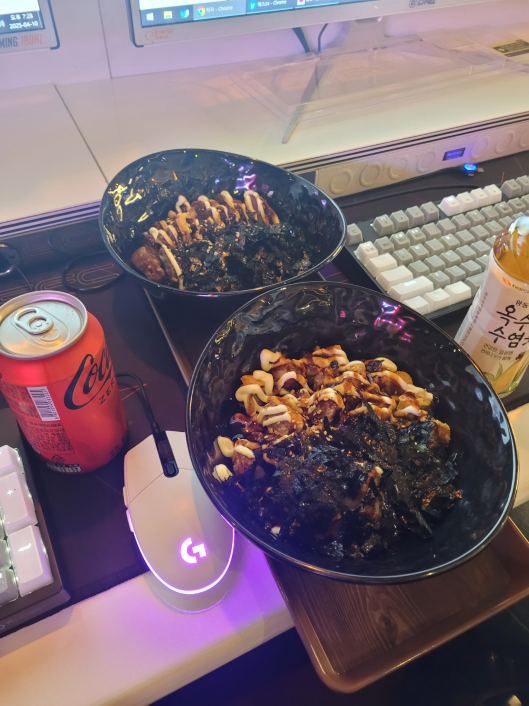
#> input picture data/raw_MAB_img_data/KakaoTalk_20250414_120534890.jpg, 1058 x 1411 px (shown at 1/2 size); its folder holds 4 pictures in this run
$ python img_indexing.py
#> lines starting #> are read from the running program, lines starting #| are printed output that depends on the picture
import os
from PIL import Image, ExifTags
"""
1st step

이미지 폴더 내 모든 이미지 파일을 순차적으로 불러와서
EXIF 정보를 확인하여 회전 정보에 따라 이미지를 변환한 후
새로운 폴더에 저장 숫자(인덱스)로 이름을 변경하여 저장하는 코드
"""

# 원본 이미지 폴더 경로
image_folder = "./data/raw_MAB_img_data"
# 저장할 폴더 (없으면 생성)
output_folder = "./data/MAB_data/img"
os.makedirs(output_folder, exist_ok=True)

# 폴더 내 모든 이미지 파일 가져오기
image_files = sorted([f for f in os.listdir(image_folder) if f.lower().endswith(('png', 'jpg', 'jpeg'))])

# 이미지 순차적으로 저장
for i, filename in enumerate(image_files, start=1):
    image_path = os.path.join(image_folder, filename)
    output_path = os.path.join(output_folder, f"{i:03d}.jpg")  # 001, 002, ... 형식

    # 이미지 열기
    with Image.open(image_path) as img:
        # EXIF 데이터 가져오기
#> img is the input picture: PIL image 1058x1411 RGB; mean R, G, B 122, 103.6, 113.4
        exif = img._getexif()

        # EXIF 정보가 있는 경우 회전 정보 가져오기
        if exif:
            for tag, value in exif.items():
                if tag in ExifTags.TAGS and ExifTags.TAGS[tag] == "Orientation":
                    orientation = value
                    # 회전 방향에 따라 이미지 변환
                    if orientation == 3:
                        img = img.rotate(180, expand=True)
                    elif orientation == 6:
                        img = img.rotate(270, expand=True)
                    elif orientation == 8:
                        img = img.rotate(90, expand=True)
                    break

        # 이미지 크기 150x150으로 조정 -> gpt api 비용 절감
        img = img.resize((150, 150))
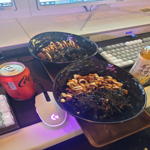
#> img: PIL image 150x150 RGB; mean R, G, B 122, 103.6, 113.4
        # 이미지 저장
        img.save(output_path, "JPEG")
#> pass 2 of the loop `for i, filename in enumerate(image_files, start=1):`:
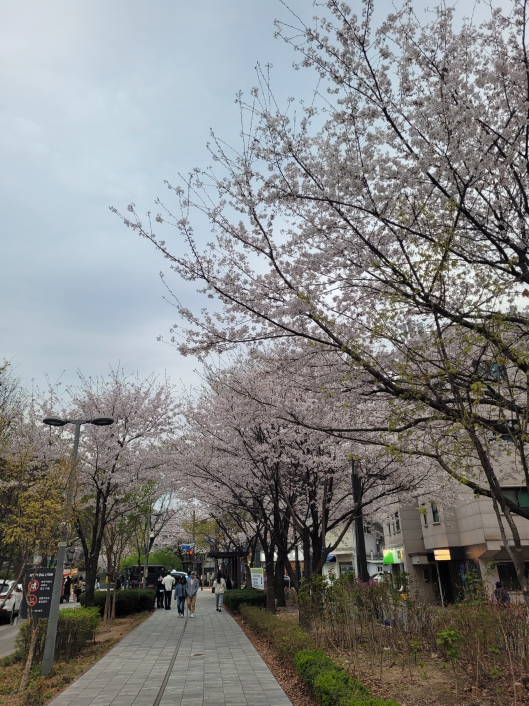
#> input picture data/raw_MAB_img_data/KakaoTalk_20250414_120534890_01.jpg, 1058 x 1411 px (shown at 1/2 size)
#> img is the input picture: PIL image 1058x1411 RGB; mean R, G, B 130.8, 131.6, 131
#> `img = img.resize((150, 150))`:
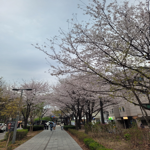
#> img: PIL image 150x150 RGB; mean R, G, B 130.8, 131.6, 131
#> pass 3 of the loop `for i, filename in enumerate(image_files, start=1):`:
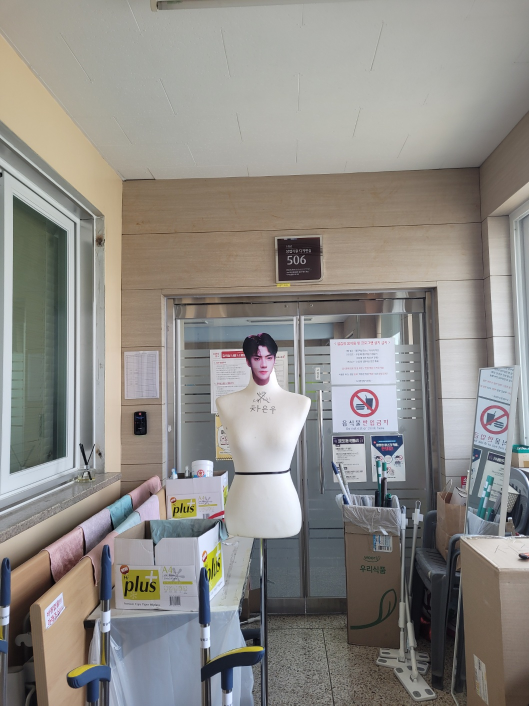
#> input picture data/raw_MAB_img_data/KakaoTalk_20250414_120534890_02.jpg, 1058 x 1411 px (shown at 1/2 size)
#> img is the input picture: PIL image 1058x1411 RGB; mean R, G, B 141.9, 139.1, 134.5
#> `img = img.resize((150, 150))`:
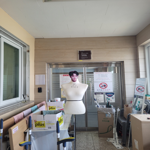
#> img: PIL image 150x150 RGB; mean R, G, B 141.9, 139.1, 134.5
#> the loop made 4 passes; the first 3 are shown

print(f"{len(image_files)}장의 이미지가 {output_folder}에 올바르게 저장되었습니다.")
